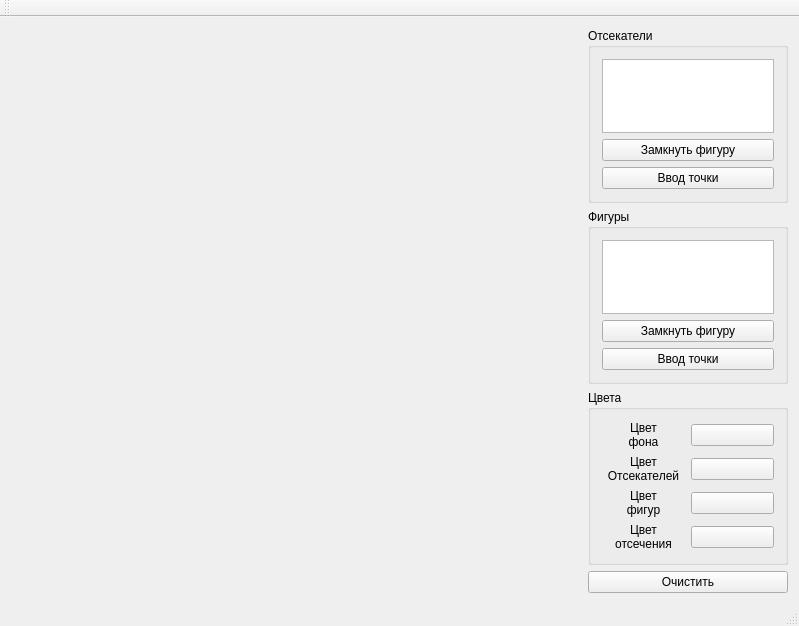
<?xml version="1.0" encoding="UTF-8"?>
<ui version="4.0">
 <class>MainWindow</class>
 <widget class="QMainWindow" name="MainWindow">
  <property name="geometry">
   <rect>
    <x>0</x>
    <y>0</y>
    <width>799</width>
    <height>626</height>
   </rect>
  </property>
  <property name="windowTitle">
   <string>MainWindow</string>
  </property>
  <widget class="QWidget" name="centralWidget">
   <layout class="QGridLayout" name="gridLayout_4">
    <item row="2" column="1">
     <widget class="QGroupBox" name="groupBox_3">
      <property name="minimumSize">
       <size>
        <width>200</width>
        <height>0</height>
       </size>
      </property>
      <property name="title">
       <string>Цвета</string>
      </property>
      <layout class="QGridLayout" name="gridLayout_3">
       <item row="2" column="0">
        <widget class="QLabel" name="label_6">
         <property name="text">
          <string>Цвет
фигур</string>
         </property>
         <property name="alignment">
          <set>Qt::AlignCenter</set>
         </property>
        </widget>
       </item>
       <item row="0" column="0">
        <widget class="QLabel" name="label_5">
         <property name="text">
          <string>Цвет
фона</string>
         </property>
         <property name="alignment">
          <set>Qt::AlignCenter</set>
         </property>
        </widget>
       </item>
       <item row="3" column="1">
        <widget class="QPushButton" name="btnClipColor">
         <property name="text">
          <string/>
         </property>
        </widget>
       </item>
       <item row="1" column="0">
        <widget class="QLabel" name="label_8">
         <property name="text">
          <string>Цвет
Отсекателей</string>
         </property>
         <property name="alignment">
          <set>Qt::AlignCenter</set>
         </property>
        </widget>
       </item>
       <item row="2" column="1">
        <widget class="QPushButton" name="btnFigureColor">
         <property name="text">
          <string/>
         </property>
        </widget>
       </item>
       <item row="0" column="1">
        <widget class="QPushButton" name="btnBackgroundColor">
         <property name="text">
          <string/>
         </property>
        </widget>
       </item>
       <item row="3" column="0">
        <widget class="QLabel" name="label_7">
         <property name="text">
          <string>Цвет
отсечения</string>
         </property>
         <property name="alignment">
          <set>Qt::AlignCenter</set>
         </property>
        </widget>
       </item>
       <item row="1" column="1">
        <widget class="QPushButton" name="btnClipFigureColor">
         <property name="text">
          <string/>
         </property>
        </widget>
       </item>
      </layout>
     </widget>
    </item>
    <item row="1" column="1">
     <widget class="QGroupBox" name="groupBox_2">
      <property name="minimumSize">
       <size>
        <width>200</width>
        <height>0</height>
       </size>
      </property>
      <property name="maximumSize">
       <size>
        <width>200</width>
        <height>16777215</height>
       </size>
      </property>
      <property name="title">
       <string>Фигуры</string>
      </property>
      <layout class="QGridLayout" name="gridLayout_2">
       <item row="1" column="0">
        <widget class="QPushButton" name="btnFinishFigure">
         <property name="text">
          <string>Замкнуть фигуру</string>
         </property>
        </widget>
       </item>
       <item row="0" column="0">
        <widget class="QListWidget" name="listDotsFigure"/>
       </item>
       <item row="2" column="0">
        <widget class="QPushButton" name="btnAddFigure">
         <property name="text">
          <string>Ввод точки</string>
         </property>
        </widget>
       </item>
      </layout>
     </widget>
    </item>
    <item row="0" column="1">
     <widget class="QGroupBox" name="groupBox">
      <property name="minimumSize">
       <size>
        <width>200</width>
        <height>0</height>
       </size>
      </property>
      <property name="maximumSize">
       <size>
        <width>200</width>
        <height>16777215</height>
       </size>
      </property>
      <property name="title">
       <string>Отсекатели</string>
      </property>
      <layout class="QGridLayout" name="gridLayout">
       <item row="1" column="0">
        <widget class="QPushButton" name="btnFinishClip">
         <property name="text">
          <string>Замкнуть фигуру</string>
         </property>
        </widget>
       </item>
       <item row="0" column="0">
        <widget class="QListWidget" name="listDotsClip"/>
       </item>
       <item row="2" column="0">
        <widget class="QPushButton" name="btnAddClip">
         <property name="text">
          <string>Ввод точки</string>
         </property>
        </widget>
       </item>
      </layout>
     </widget>
    </item>
    <item row="0" column="0" rowspan="3">
     <spacer name="horizontalSpacer">
      <property name="orientation">
       <enum>Qt::Horizontal</enum>
      </property>
      <property name="sizeHint" stdset="0">
       <size>
        <width>40</width>
        <height>20</height>
       </size>
      </property>
     </spacer>
    </item>
    <item row="3" column="1">
     <widget class="QPushButton" name="btnClear">
      <property name="text">
       <string>Очистить</string>
      </property>
     </widget>
    </item>
   </layout>
  </widget>
  <widget class="QMenuBar" name="menuBar">
   <property name="geometry">
    <rect>
     <x>0</x>
     <y>0</y>
     <width>799</width>
     <height>22</height>
    </rect>
   </property>
  </widget>
  <widget class="QToolBar" name="mainToolBar">
   <attribute name="toolBarArea">
    <enum>TopToolBarArea</enum>
   </attribute>
   <attribute name="toolBarBreak">
    <bool>false</bool>
   </attribute>
  </widget>
  <widget class="QStatusBar" name="statusBar"/>
 </widget>
 <layoutdefault spacing="6" margin="11"/>
 <resources/>
 <connections/>
</ui>
